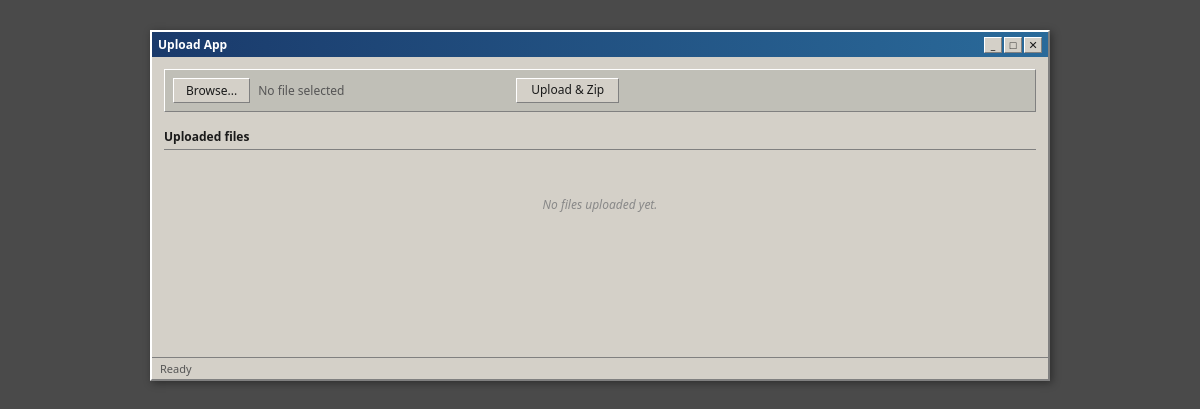
Before: / with the older database file.
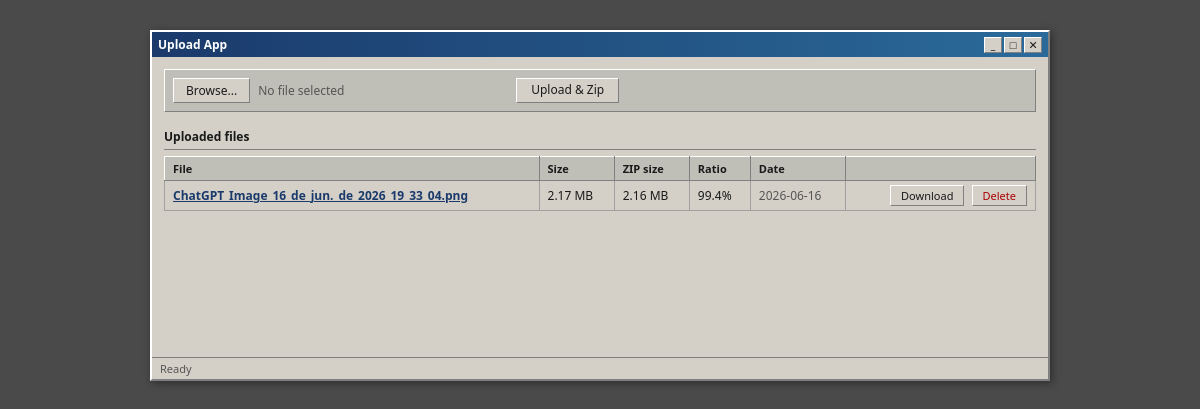
After: the same page with the newer database file.
### tables this page shows
CREATE TABLE files (
            id INTEGER PRIMARY KEY AUTOINCREMENT,
            original_name TEXT NOT NULL,
            zip_name TEXT NOT NULL,
            file_size INTEGER DEFAULT 0,
            zip_size INTEGER DEFAULT 0,
            mime_type TEXT DEFAULT 'unknown',
            file_hash TEXT DEFAULT '',
            uploaded_at TIMESTAMP DEFAULT CURRENT_TIMESTAMP
        );

### app/routes.py (the view)
@main.route('/')
def index():
    files = get_all_files()
    return render_template('index.html', files=files)

### app/models.py (called while the page is built)
def get_db():
    if 'db' not in g:
        g.db = sqlite3.connect(current_app.config['DATABASE'])
        g.db.row_factory = sqlite3.Row
    return g.db

def get_all_files():
    db = get_db()
    return db.execute('SELECT * FROM files ORDER BY uploaded_at DESC').fetchall()

### app/templates/index.html (shortened to what this page needs)
{% extends "base.html" %}
{% macro filesize(bytes) -%}
    {%- if bytes >= 1073741824 -%}
        {{ (bytes / 1073741824)|round(2) }} GB
    {%- elif bytes >= 1048576 -%}
        {{ (bytes / 1048576)|round(2) }} MB
    {%- elif bytes >= 1024 -%}
        {{ (bytes / 1024)|round(1) }} KB
    {%- else -%}
        {{ bytes }} B
    {%- endif -%}
{%- endmacro %}
{% block content %}
<div class="toolbar">
    <form action="{{ url_for('main.upload') }}" method="post" enctype="multipart/form-data" class="upload-form">
        <label for="file-input" class="file-label">Browse...</label>
        <span id="file-name" class="file-name">No file selected</span>
        <button type="submit" class="btn">Upload & Zip</button>
    </form>
</div>
<div class="section-header">Uploaded files</div>
{% if files %}
<table class="file-table">
    <thead>
        <tr>
            <th>File</th>
            <th>Size</th>
            <th>ZIP size</th>
            <th>Ratio</th>
            <th>Date</th>
            <th></th>
        </tr>
    </thead>
    <tbody>
        {% for file in files %}
        <tr>
            <td class="col-name">
                <span class="file-link" onclick="document.getElementById('dl-{{ file.id }}').click()">{{ file.original_name }}</span>
            </td>
            <td>{{ filesize(file.file_size) }}</td>
            <td>{{ filesize(file.zip_size) }}</td>
            <td>{% if file.file_size > 0 %}{{ ((file.zip_size / file.file_size) * 100)|round(1) }}%{% else %}0%{% endif %}</td>
            <td class="col-date">{{ file.uploaded_at[:10] }}</td>
            <td class="col-actions">
                <a href="{{ url_for('main.download', file_id=file.id) }}" class="btn btn-sm">Download</a>
                <form action="{{ url_for('main.delete', file_id=file.id) }}" method="post" class="inline" onsubmit="return confirm('Delete {{ file.original_name }}?')">
                    <button type="submit" class="btn btn-sm btn-del">Delete</button>
                </form>
            </td>
        </tr>
        {% endfor %}
    </tbody>
</table>
{% else %}
<div class="empty">No files uploaded yet.</div>
{% endif %}
{% endblock %}

### app/templates/base.html (shortened to what this page needs)
<!DOCTYPE html>
<html lang="en">
<head>
    <link rel="stylesheet" href="{{ url_for('static', filename='style.css') }}">
</head>
<body>
    <div class="window">
        <div class="window-titlebar">
            <span class="window-title">Upload App</span>
            <div class="window-buttons">
                <span class="winbtn winbtn-min">_</span>
                <span class="winbtn winbtn-max">□</span>
                <span class="winbtn winbtn-close">✕</span>
            </div>
        </div>
        <div class="window-body">
            {% block content %}{% endblock %}
        </div>
        <div class="window-statusbar">
            <span class="status-text">Ready</span>
        </div>
    </div>
</body>
</html>

### app/static/style.css (style rules this page uses)
* { margin: 0; padding: 0; box-sizing: border-box; }
body { font-family: 'Segoe UI', 'Liberation Sans', 'DejaVu Sans', sans-serif; font-size: 12px; background: #4a4a4a; color: #1a1a1a; min-height: 100vh; display: flex; justify-content: center; align-items: flex-start; padding: 30px 20px; }
.window { width: 100%; max-width: 900px; background: #d4d0c8; border: 2px solid; border-color: #ffffff #808080 #808080 #ffffff; box-shadow: 2px 2px 8px rgba(0,0,0,0.4); }
.window-titlebar { background: linear-gradient(90deg, #1a3a6b, #2a6a9a); color: #fff; padding: 4px 6px; display: flex; align-items: center; font-size: 12px; font-weight: bold; user-select: none; }
.window-title { flex: 1; }
.window-buttons { display: flex; gap: 2px; }
.winbtn { display: inline-flex; align-items: center; justify-content: center; width: 18px; height: 16px; font-size: 11px; background: #d4d0c8; color: #1a1a1a; border: 1px solid; border-color: #ffffff #808080 #808080 #ffffff; cursor: pointer; }
.window-body { padding: 12px; min-height: 300px; }
.window-statusbar { background: #d4d0c8; border-top: 1px solid #808080; padding: 3px 8px; font-size: 11px; color: #555; }
.toolbar { background: #c0bfb7; border: 1px solid; border-color: #ffffff #808080 #808080 #ffffff; padding: 8px; margin-bottom: 12px; }
.upload-form { display: flex; align-items: center; gap: 8px; flex-wrap: wrap; }
.file-label { display: inline-block; padding: 3px 12px; background: #d4d0c8; border: 1px solid; border-color: #ffffff #808080 #808080 #ffffff; cursor: pointer; font-size: 12px; user-select: none; }
.file-name { color: #555; font-size: 12px; overflow: hidden; text-overflow: ellipsis; white-space: nowrap; max-width: 250px; flex: 1; }
.btn { display: inline-block; padding: 3px 14px; background: #d4d0c8; border: 1px solid; border-color: #ffffff #808080 #808080 #ffffff; cursor: pointer; font-family: inherit; font-size: 12px; text-decoration: none; color: #1a1a1a; user-select: none; line-height: 1.4; }
.btn-sm { padding: 2px 10px; font-size: 11px; }
.btn-del { color: #a00; }
.inline { display: inline; }
.section-header { font-size: 12px; font-weight: bold; color: #1a1a1a; padding: 4px 0; margin-bottom: 6px; border-bottom: 1px solid #808080; }
.file-table { width: 100%; border-collapse: collapse; font-size: 12px; }
.file-table th { text-align: left; padding: 4px 8px; background: #c0bfb7; border: 1px solid; border-color: #ffffff #808080 #808080 #ffffff; font-weight: bold; font-size: 11px; white-space: nowrap; }
.file-table td { padding: 4px 8px; border: 1px solid #a0a0a0; vertical-align: middle; }
.col-name { font-weight: bold; }
.file-link { color: #1a3a6b; cursor: pointer; text-decoration: underline; }
.col-date { color: #555; white-space: nowrap; }
.col-actions { white-space: nowrap; text-align: right; }
.col-actions .btn-sm { margin-left: 4px; }

Changed rows visible on the page:
added files: original_name "ChatGPT_Image_16_de_jun._de_2026_19_33_04.png", (bytes/1048576)|round(2) "2.17 2.16", ((file.zip_size/file.file_size)*100)|round(1) "99.4", uploaded_at "2026-06-16"
Other visible differences:
text no longer shown: "No files uploaded yet."
text now shown: "File Size ZIP size Ratio Date"
